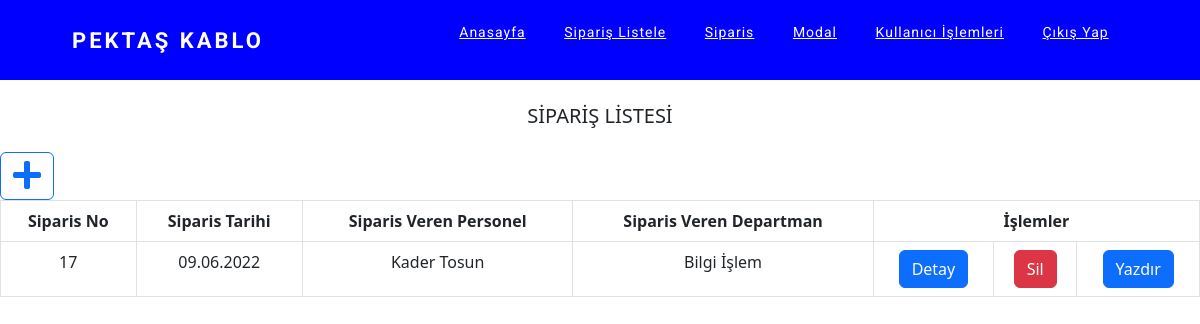
Screenshot of /Siparis/siparis_listele.php (signed in) with the database file from the repository.
### tables this page shows
CREATE TABLE `tbl_siparisler` (
  `siparisler_id` int(11) NOT NULL,
  `siparis_eden_departman` varchar(30) DEFAULT NULL,
  `siparis_eden_personel` varchar(30) DEFAULT NULL,
  `siparis_talep_tarihi` date DEFAULT NULL
);

### Siparis/siparis_listele.php (the view, shortened to what this page needs)
<?php
include 'navbar.php';
?>
<?php
$sorgu=$baglanti->prepare('SELECT * FROM tbl_siparisler order by  siparisler_id  desc');
$sorgu->execute();
$siparislistele=$sorgu-> fetchAll(PDO::FETCH_OBJ);
?>
<h5 class="card-header text-center font-weight-bold text-uppercase py-4"> Sipariş  Listesi </h5>
   <table class="table table-bordered table-responsive-md table-striped text-center">
  <button
    class="btn btn-outline-primary"   data-toggle="modal" data-target="#myModal"
          onclick="siparis_getir(0)" >
  <i class="fas fa-plus fa-2x" aria-hidden="true"></i></button>
        <thead>
          <tr >
          <th>Siparis No</th>
          <th>Siparis Tarihi</th>
          <th>Siparis Veren Personel</th>
          <th>Siparis Veren Departman</th>
          <th colspan="3">İşlemler</th>
          </tr>
        </thead>
        <tbody>
          <tr>
          <?php
			 foreach($siparislistele as $siparis){?>
			 	<tr>
			 	<td class="pt-3-half"><?= $siparis->siparisler_id ?></td>
       <td class="pt-3-half" ><?=  date('d.m.Y',strtotime($siparis->siparis_talep_tarihi)); ?> </td>
			 	<td class="pt-3-half"><?= $siparis->siparis_eden_personel; ?></td>
			 	<td class="pt-3-half"><?= $siparis->siparis_eden_departman; ?></td>
        <td>
          <button type="button" class="btn btn-primary" data-toggle="modal" data-target="#myModal"
          onclick="siparis_getir(<?php echo $siparis->siparisler_id; ?>)"> Detay
  </button>
        </td>
          <td> <button type="reset" class="btn btn-danger" id="delete"
          onclick="siparis_sil(<?php echo $siparis->siparisler_id; ?>,'tbl_siparisler',0)">Sil</button></td>
          <td>
 <a href="siparisyaz.php?siparis_no=<?php echo $siparis->siparisler_id; ?>"target="_blank"> <button type="button" class="btn btn-primary"
       > Yazdır
  </button></a>
          </td>
			    </tr>
			 <?php } ?>
        </tbody>
      </table>
<?php  include 'footer.php'; ?>

### Siparis/css/Global.css (style rules this page uses)
* { margin: 0px; padding: 0px; box-sizing: border-box; }
a { text-decoration: none; }

### rows the page displays
tbl_siparisler: siparisler_id "17", siparis_talep_tarihi "09.06.2022", siparis_eden_personel "Kader Tosun", siparis_eden_departman "Bilgi İşlem"
